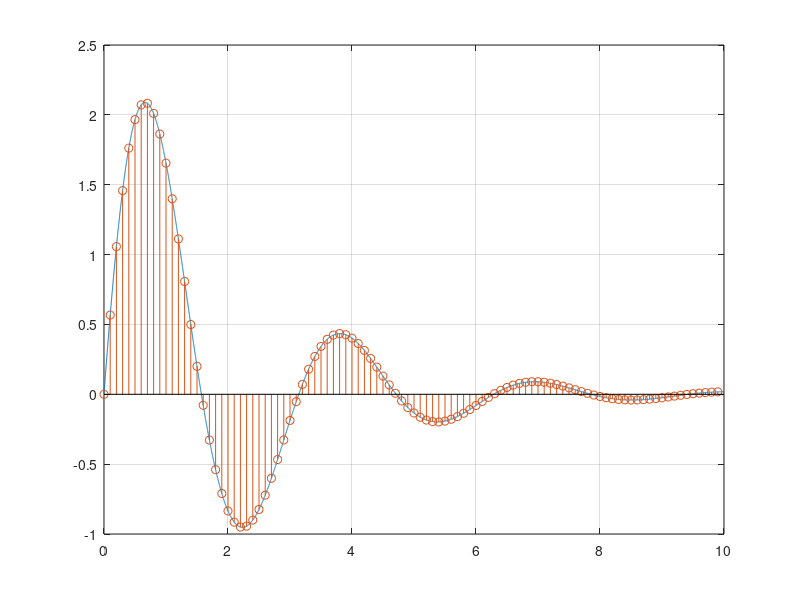
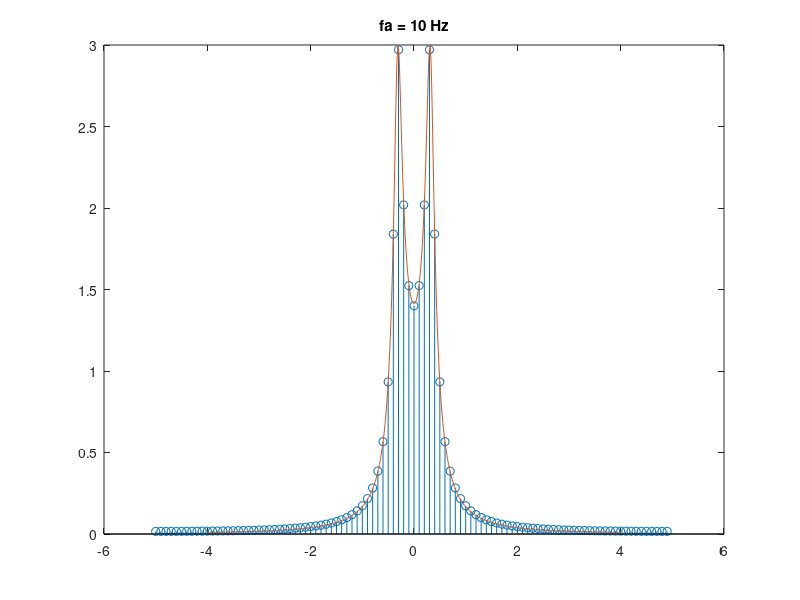

Write the MATLAB code that produced these figures, in order.
% Script that analyzes the spectra of a function
% see section 8 of Book [Schrü]

close all
tc=0:1e-3:10; % "continous" time
T=2; f0=1/pi; 
xc=3*exp(-tc/T).*sin(2*pi*f0*tc); % "continuous" function f(t)

plot(tc,xc); grid

Ta=.1; fa=1/Ta; %define sampling time and frequency
td=0:Ta:10-Ta; % vector of discrete times
xd=3*exp(-td/T).*sin(2*pi*f0*td); % discretized version of f(t)
hold on
stem(td,xd) % plot on same figure the samples

% Spectral analysis of the discrete signal 
X=Ta*fft(xd); % calculates DFT. Continous FT is approximated by the FFT
              % but must be multiplied by Ta (or divided by fa)
N=length(X); % size of vector
fd=(-N/2:1:N/2-1)*fa/N; %frequencies on x-axis, fa/N is the frequency resolution
X = fftshift(abs(X)); % fftshift to show negative and positive frequencies
figure
stem(fd,X); % frequency spectrum by FFT
hold on
fc=-4:.01:4; % define a "continous" frequency
w=fc*2*pi;
Xc=6./sqrt(w.^4-7.5*w.^2+(17/4)^2); % theoretical frequency spectrum by Fourier Transform of f(t)
plot(fc,Xc)
title(sprintf('fa = %d Hz',fa)) % shows the sampling frequency used
